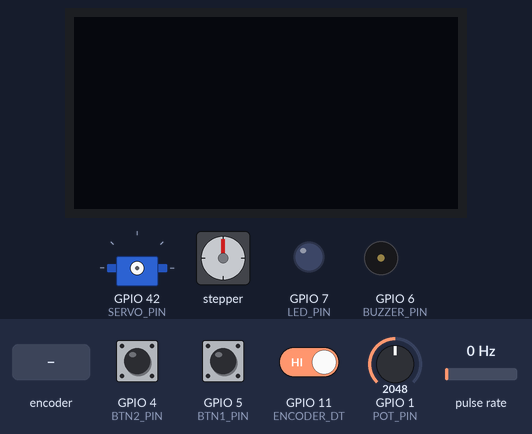
Bench run of a sketch on a simulated ESP32-S3. Shown: 128×64 one-colour display, servo, stepper motor, output pins drawn as LEDs (lit = HIGH), buzzer (waves = sounding). Wiring (inferred from the names in the program): pulse sensor: data GPIO 10. Dashed ring = blinking. The test bench sets the inputs (shaded band); at power-on: GPIO 4 (BTN2_PIN) HIGH, pulse rate 0 Hz, GPIO 1 (POT_PIN) = 2048, GPIO 5 (BTN1_PIN) HIGH, GPIO 11 (ENCODER_DT) HIGH. Stepper angles assume 2048 steps per turn; what the sketch prints to the serial monitor is not drawn.

Above: at 0.8 s.
0.9 s: GPIO 4 (BTN2_PIN) pulled LOW for 0.15 s
At 1.21 s:
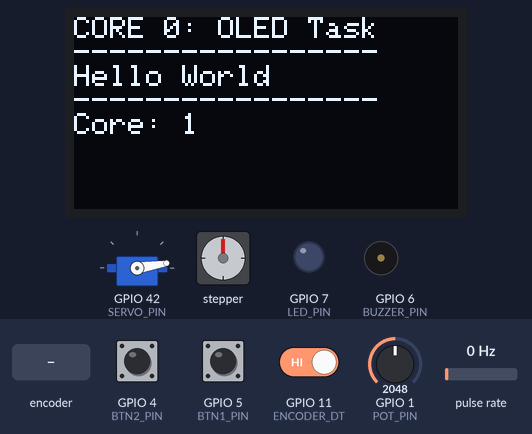
1.6 s: pulse rate (sensor on GPIO 10) set to 50 Hz
At 2.32 s:
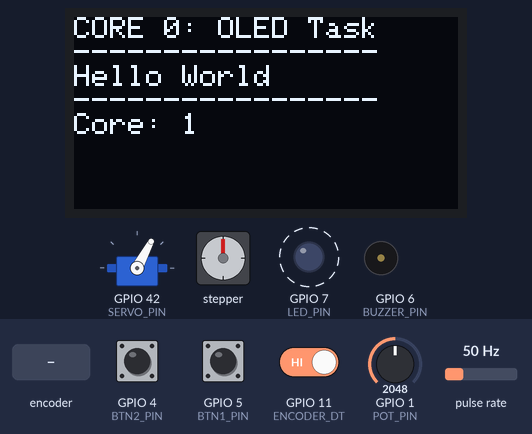
3.9 s: rotary encoder on GPIO 10 (ENCODER_CLK) / GPIO 11 (ENCODER_DT) turned 2 steps (second pin leading)
At 6.26 s:
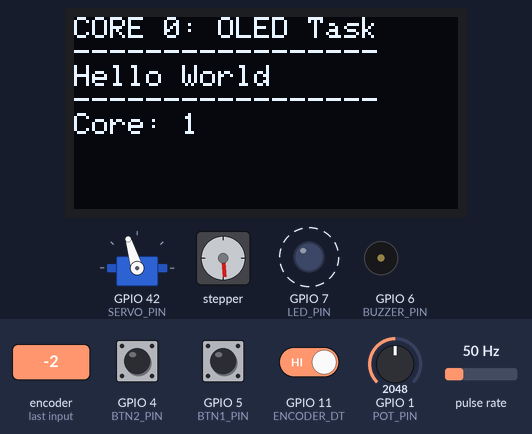
6.4 s: pulse rate (sensor on GPIO 10) set to 100 Hz
At 6.56 s:
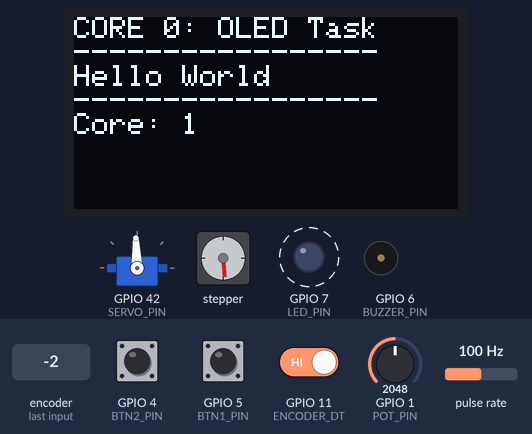
8.8 s: GPIO 1 (POT_PIN) set to 760
11.3 s: pulse rate (sensor on GPIO 10) set to 4 Hz
Timing chart, 0 to 16.6 s (numbered marks = the images above; inputs shaded):
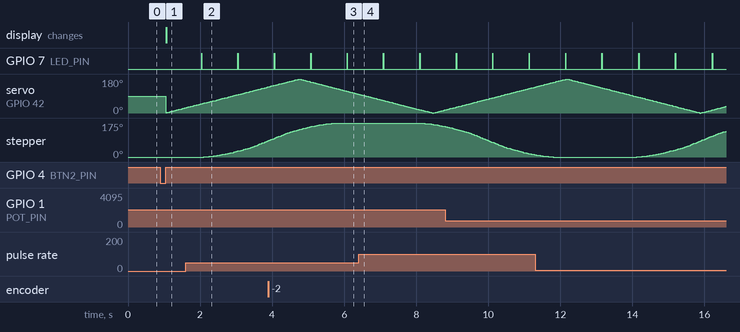

Measured:
- by itself, GPIO 7 (LED_PIN): alternates HIGH for 0.01 s and LOW for 1.0 s

The sketch:

sketch.ino
```cpp
#include <Arduino.h>
#include <Adafruit_SSD1306.h>
#include <AccelStepper.h>
#include <ESP32Servo.h>
#include <Wire.h>

// ======================= PIN DEFINITIONS =======================
#define SDA_PIN 8
#define SCL_PIN 9
#define LED_PIN 7
#define BUZZER_PIN 6
#define BTN1_PIN 5
#define BTN2_PIN 4
#define POT_PIN 1
#define ENCODER_CLK 10
#define ENCODER_DT 11
#define IN1 18
#define IN2 17
#define IN3 16
#define IN4 15
#define SERVO_PIN 42

// ======================= PERIPHERAL OBJECTS =======================
Adafruit_SSD1306 display(128, 64, &Wire, -1);
AccelStepper stepper(AccelStepper::FULL4WIRE, IN1, IN3, IN2, IN4);
Servo servo;

// ======================= GLOBAL VARIABLES =======================
volatile int encoderPos = 0;
int lastClkState = HIGH;

// ======================= TASK HANDLES =======================
TaskHandle_t oledTaskHandle;
TaskHandle_t ledTaskHandle;
TaskHandle_t buzzerTaskHandle;
TaskHandle_t buttonTaskHandle;
TaskHandle_t potTaskHandle;
TaskHandle_t encoderTaskHandle;
TaskHandle_t stepperTaskHandle;
TaskHandle_t servoTaskHandle;

// ======================= ENCODER ISR =======================
void IRAM_ATTR readEncoder() {
  int clkState = digitalRead(ENCODER_CLK);
  int dtState = digitalRead(ENCODER_DT);

  if (clkState != lastClkState) {
    if (dtState != clkState) {
      encoderPos++;
    } else {
      encoderPos--;
    }
  }
  lastClkState = clkState;
}

// ======================= CORE 0 TASKS =======================

// TASK: OLED DISPLAY (Core 0 - Medium Priority)
void oledTask(void *pvParameters) {
  display.begin(SSD1306_SWITCHCAPVCC, 0x3C);
  display.clearDisplay();
  display.setTextSize(1);
  display.setTextColor(SSD1306_WHITE);

  unsigned long lastUpdate = 0;

  for(;;) {
    if (millis() - lastUpdate >= 200) {
      display.clearDisplay();
      display.setCursor(0, 0);
      display.println("CORE 0: OLED Task");
      display.println("-----------------");
      display.println("Hello World");
      display.println("-----------------");
      display.print("Core: ");
      display.println(xPortGetCoreID());
      display.display();
      lastUpdate = millis();
    }
    vTaskDelay(pdMS_TO_TICKS(50));
  }
}

// TASK: LED CONTROL (Core 0 - Low Priority)
void ledTask(void *pvParameters) {
  pinMode(LED_PIN, OUTPUT);

  for(;;) {
    digitalWrite(LED_PIN, LOW);
    delay(1000);
    digitalWrite(LED_PIN, HIGH);

    vTaskDelay(pdMS_TO_TICKS(10));
  }
}

// TASK: BUZZER CONTROL (Core 0 - Low Priority)
void buzzerTask(void *pvParameters) {
  pinMode(BUZZER_PIN, OUTPUT);

  for(;;) {
    noTone(BUZZER_PIN);
    delay(5000);
    tone(BUZZER_PIN, 1000, 100);
  }
}

// TASK: SERVO MOTOR (Core 0 - Medium Priority)
void servoTask(void *pvParameters) {
  servo.attach(SERVO_PIN);

  int pos = 0;
  bool direction = true;
  unsigned long lastSweep = 0;

  for(;;) {
    if (millis() - lastSweep > 15) {
      if (direction) {
        pos++;
        if (pos >= 180) {
          direction = false;
        }
      } else {
        pos--;
        if (pos <= 0) {
          direction = true;
        }
      }
      servo.write(pos);
      lastSweep = millis();
    }

    vTaskDelay(pdMS_TO_TICKS(5));
  }
}

// ======================= CORE 1 TASKS =======================

// TASK: STEPPER MOTOR (Core 1 - High Priority)
void stepperTask(void *pvParameters) {
  stepper.setMaxSpeed(800);
  stepper.setAcceleration(400);
  stepper.setCurrentPosition(0);

  int targetPos = 0;
  bool direction = true;
  unsigned long lastMove = 0;

  for(;;) {
    // Continuous back and forth movement
    if (millis() - lastMove > 2000) {
      if (direction) {
        targetPos += 1000;
      } else {
        targetPos -= 1000;
      }
      stepper.moveTo(targetPos);
      direction = !direction;
      lastMove = millis();
    }

    stepper.run();
    vTaskDelay(pdMS_TO_TICKS(1)); // High frequency for smooth movement
  }
}

// TASK: ROTARY ENCODER (Core 1 - High Priority)
void encoderTask(void *pvParameters) {
  pinMode(ENCODER_CLK, INPUT_PULLUP);
  pinMode(ENCODER_DT, INPUT_PULLUP);

  lastClkState = digitalRead(ENCODER_CLK);
  attachInterrupt(digitalPinToInterrupt(ENCODER_CLK), readEncoder, CHANGE);

  int lastPos = 0;
  unsigned long lastPrint = 0;

  for(;;) {
    // Monitor encoder changes
    if (encoderPos != lastPos) {
      lastPos = encoderPos;
    }

    // Print position every 2 seconds for debugging
    if (millis() - lastPrint > 2000) {
      Serial.printf("Core %d - Encoder: %d\n", xPortGetCoreID(), encoderPos);
      lastPrint = millis();
    }

    vTaskDelay(pdMS_TO_TICKS(10));
  }
}

// TASK: BUTTON INPUT (Core 1 - Medium Priority)
void buttonTask(void *pvParameters) {
  pinMode(BTN1_PIN, INPUT_PULLUP);
  pinMode(BTN2_PIN, INPUT_PULLUP);

  int lastBtn1State = HIGH;
  int lastBtn2State = HIGH;

  for(;;) {
    int btn1State = digitalRead(BTN1_PIN);
    int btn2State = digitalRead(BTN2_PIN);

    // Simple button press detection - active LOW
    if (btn1State == LOW && lastBtn1State == HIGH) {
      Serial.println("✅ BUTTON 1 PRESSED");
      delay(50); // Simple debounce
    }

    if (btn2State == LOW && lastBtn2State == HIGH) {
      Serial.println("✅ BUTTON 2 PRESSED");
      delay(50); // Simple debounce
    }

    lastBtn1State = btn1State;
    lastBtn2State = btn2State;

    vTaskDelay(pdMS_TO_TICKS(10)); // Check every 10ms
  }
}

// TASK: POTENTIOMETER (Core 1 - Low Priority)
void potTask(void *pvParameters) {
  int lastRawValue = 0;
  unsigned long lastPrint = 0;

  for(;;) {
    int rawValue = analogRead(POT_PIN);

    // Filter small changes and print occasionally
    if (abs(rawValue - lastRawValue) > 10) {
      lastRawValue = rawValue;
    }

    // Print value every 3 seconds for debugging
    if (millis() - lastPrint > 3000) {
      Serial.printf("Core %d - Potentiometer: %d\n", xPortGetCoreID(), rawValue);
      lastPrint = millis();
    }

    vTaskDelay(pdMS_TO_TICKS(100));
  }
}

// ======================= SETUP =======================
void setup() {
  Serial.begin(115200);
  delay(1000);

  Serial.println("=== ESP32-S3 Dual Core Task Allocation ===");
  Serial.println("Core 0 Tasks: OLED, LED, Buzzer, Servo");
  Serial.println("Core 1 Tasks: Stepper, Encoder, Button, Potentiometer");

  // ======================= CORE 0 TASKS =======================
  xTaskCreatePinnedToCore(
    oledTask,        // Task function
    "OLED_Task",     // Task name
    4096,            // Stack size
    NULL,            // Parameters
    2,               // Priority (Medium)
    &oledTaskHandle, // Task handle
    0                // Core 0
  );

  xTaskCreatePinnedToCore(
    ledTask,
    "LED_Task",
    2048,
    NULL,
    1,               // Priority (Low)
    NULL,
    0                // Core 0
  );

  xTaskCreatePinnedToCore(
    buzzerTask,
    "Buzzer_Task",
    2048,
    NULL,
    1,               // Priority (Low)
    NULL,
    0                // Core 0
  );

  xTaskCreatePinnedToCore(
    servoTask,
    "Servo_Task",
    2048,
    NULL,
    2,               // Priority (Medium)
    NULL,
    0                // Core 0
  );

  // ======================= CORE 1 TASKS =======================
  xTaskCreatePinnedToCore(
    stepperTask,
    "Stepper_Task",
    4096,
    NULL,
    4,               // Priority (High)
    &stepperTaskHandle,
    1                // Core 1
  );

  xTaskCreatePinnedToCore(
    encoderTask,
    "Encoder_Task",
    2048,
    NULL,
    3,               // Priority (High)
    NULL,
    1                // Core 1
  );

  xTaskCreatePinnedToCore(
    buttonTask,
    "Button_Task",
    2048,
    NULL,
    2,               // Priority (Medium)
    NULL,
    1                // Core 1
  );

  xTaskCreatePinnedToCore(
    potTask,
    "Pot_Task",
    2048,
    NULL,
    1,               // Priority (Low)
    NULL,
    1                // Core 1
  );

  Serial.println("All tasks created and allocated to cores!");
  Serial.println("System running...");

  vTaskDelete(NULL); // Delete setup task
}

void loop() {
}
```
